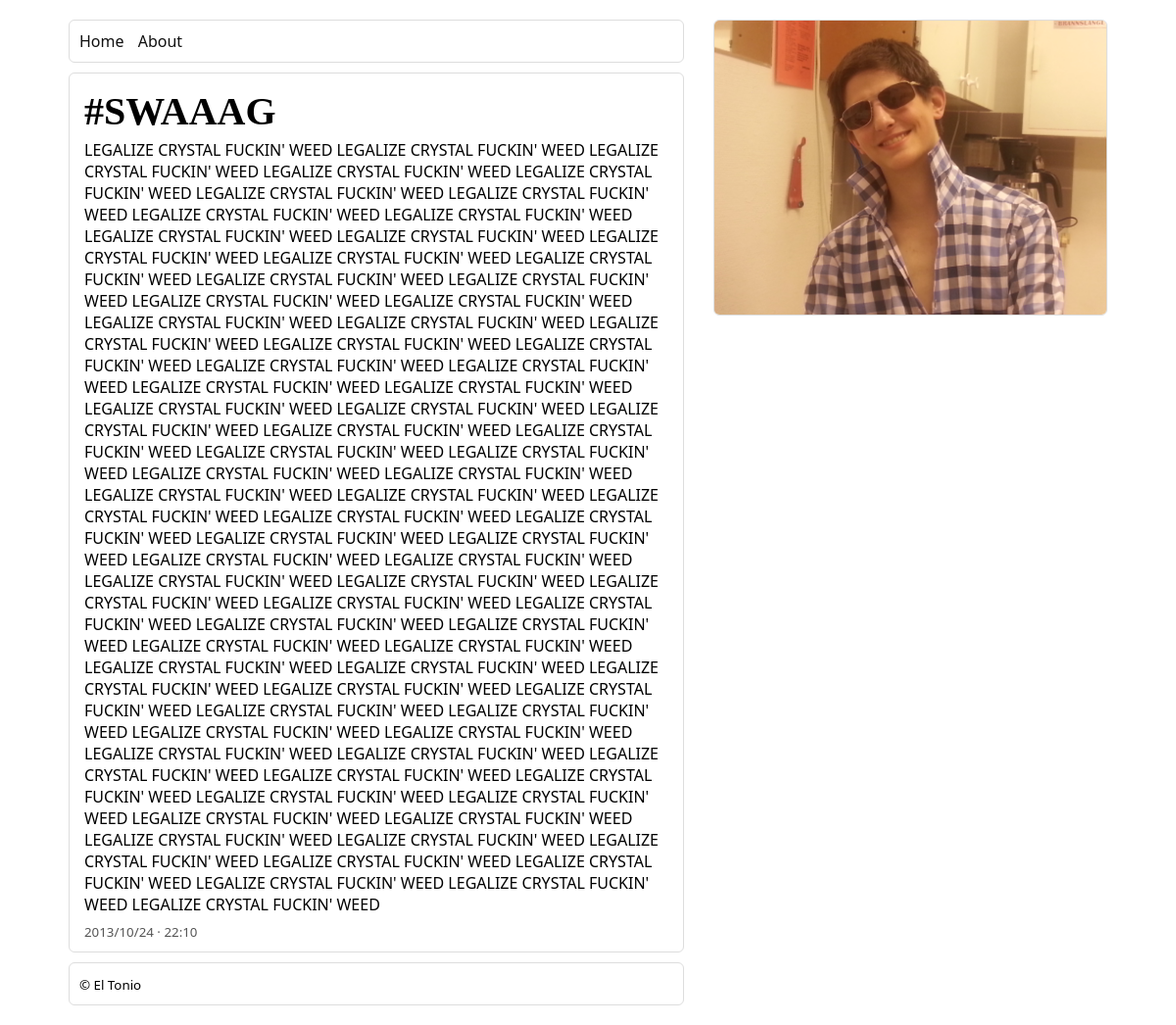
The app's page /post/1/ with its own data.
### blog/models.py (models this page shows, shortened)
class Blog(models.Model):
	title = models.CharField(max_length=32)
	date = models.DateTimeField(auto_now_add=True)
	text = models.TextField()

### blog/views.py (the view)
# urls.py: url(r'^post/(?P<post_id>\d+)/$', 'blog.views.detail', name='detail'),
def detail(request, post_id):
	post = get_object_or_404(Blog, id=post_id)
	return render_to_response('blog/detail.html', {'post': post})

### templates/blog/detail.html
{% extends 'blog/base.html' %}
{% block content %}
	<h1 class="post-title">{{ post.title }}</h1>
	<p class="post-text">{{ post.text }}</p>
	<small class="post-date">{{ post.date }}</small>
{% endblock %}

### static/blog/style.css (style rules this page uses)
* { margin: 0 auto; padding: 0; }
body { min-width: 600px; max-width: 1200px; font-family: 'Segoe UI'; background-image: url('images/cannabis.jpg'); padding-top: 10px; padding-left: 60px; padding-right: 60px; padding-bottom: 10px; }
h1 { font-family: 'Segoe UI Light'; font-size: 40px; }
#content > * { margin: 5px; }
.post-date { color: #555; }

### records on screen
Blog: title "#SWAAAG", text "LEGALIZE CRYSTAL FUCKIN' WEED LEGALIZE CRYSTAL FUCKIN' WEED LEGALIZE CRYSTAL FUCKIN' WEED LEGALIZE CRYSTAL FUCKIN' WEED LEGALIZE CRYSTAL FUCKIN' WEED LEGALIZE CRYSTAL FUCKIN' WEED LEGALIZE CRYSTAL FUCKIN' WEED LEGALIZE CRYSTAL FUCKIN' WEED LEGALIZE CRYSTAL FUCKIN' WEED LEGALIZE CRYSTAL FUCKIN' WEED LEGALIZE CRYSTAL FUCKIN' WEED LEGALIZE CRYSTAL FUCKIN' WEED LEGALIZE CRYSTAL FUCKIN' WEED LEGALIZE CRYSTAL FUCKIN' WEED LEGALIZE CRYSTAL FUCKIN' WEED LEGALIZE CRYSTAL FUCKIN' WEED LEGALIZE CRYSTAL FUCKIN' WEED LEGALIZE CRYSTAL FUCKIN' WEED LEGALIZE CRYSTAL FUCKIN' WEED LEGALIZE CRYSTAL FUCKIN' WEED LEGALIZE CRYSTAL FUCKIN' WEED LEGALIZE CRYSTAL FUCKIN' WEED LEGALIZE CRYSTAL FUCKIN' WEED LEGALIZE…", date "2013/10/24 · 22:10"
